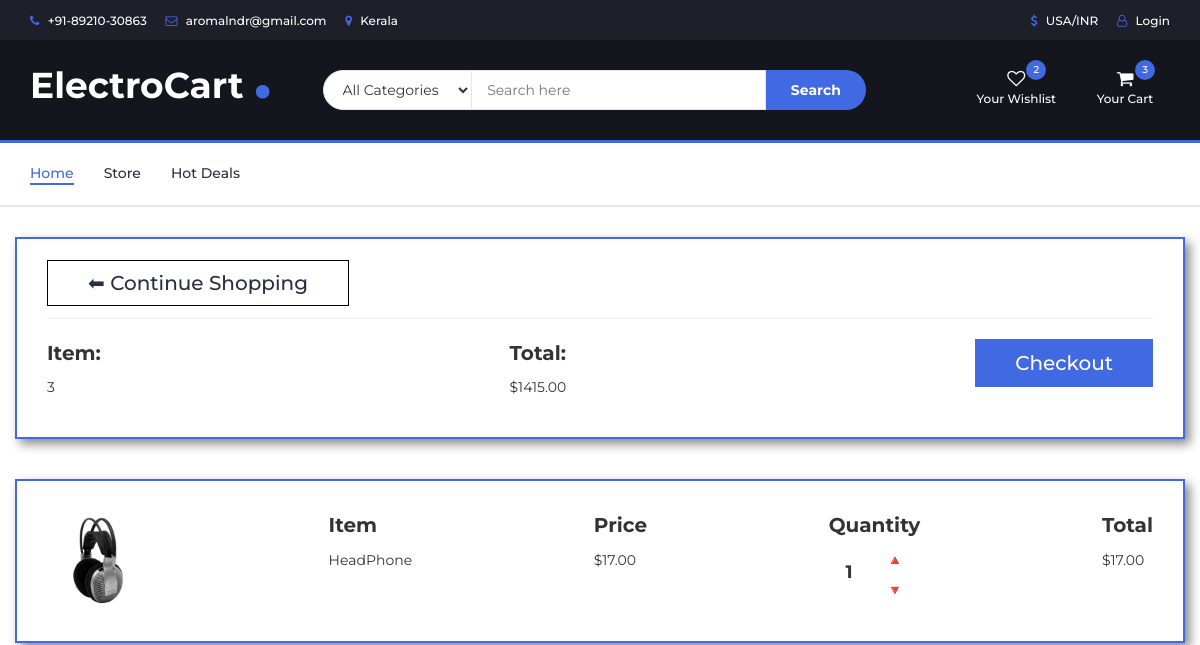
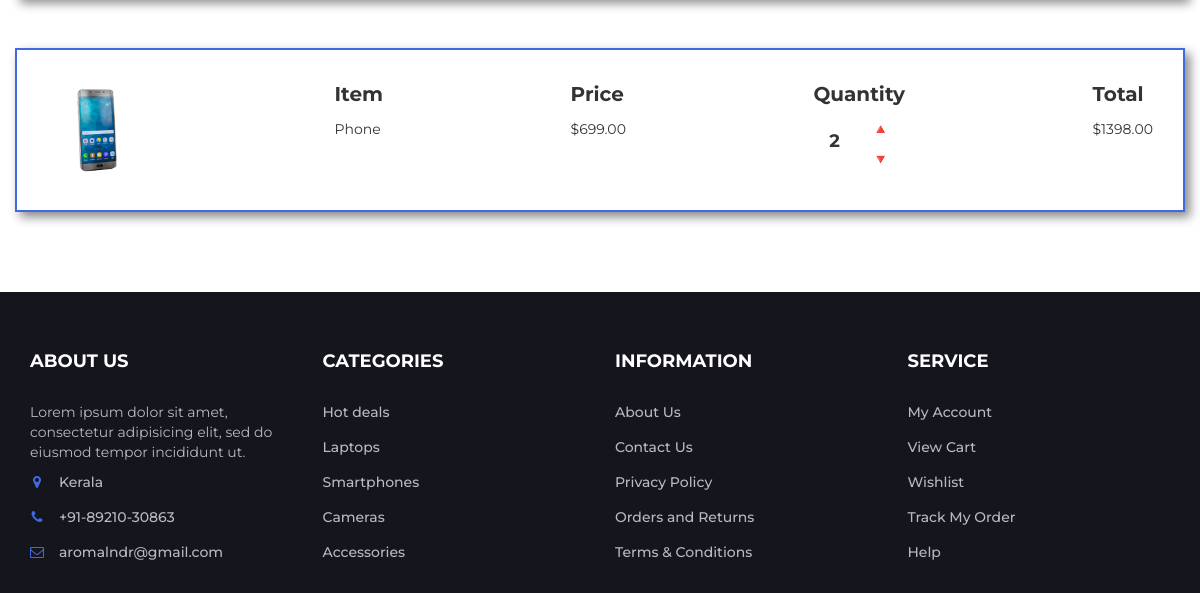
The page /cart/ (signed in, upper part) on the database as committed earlier (2 pictures, top to bottom).
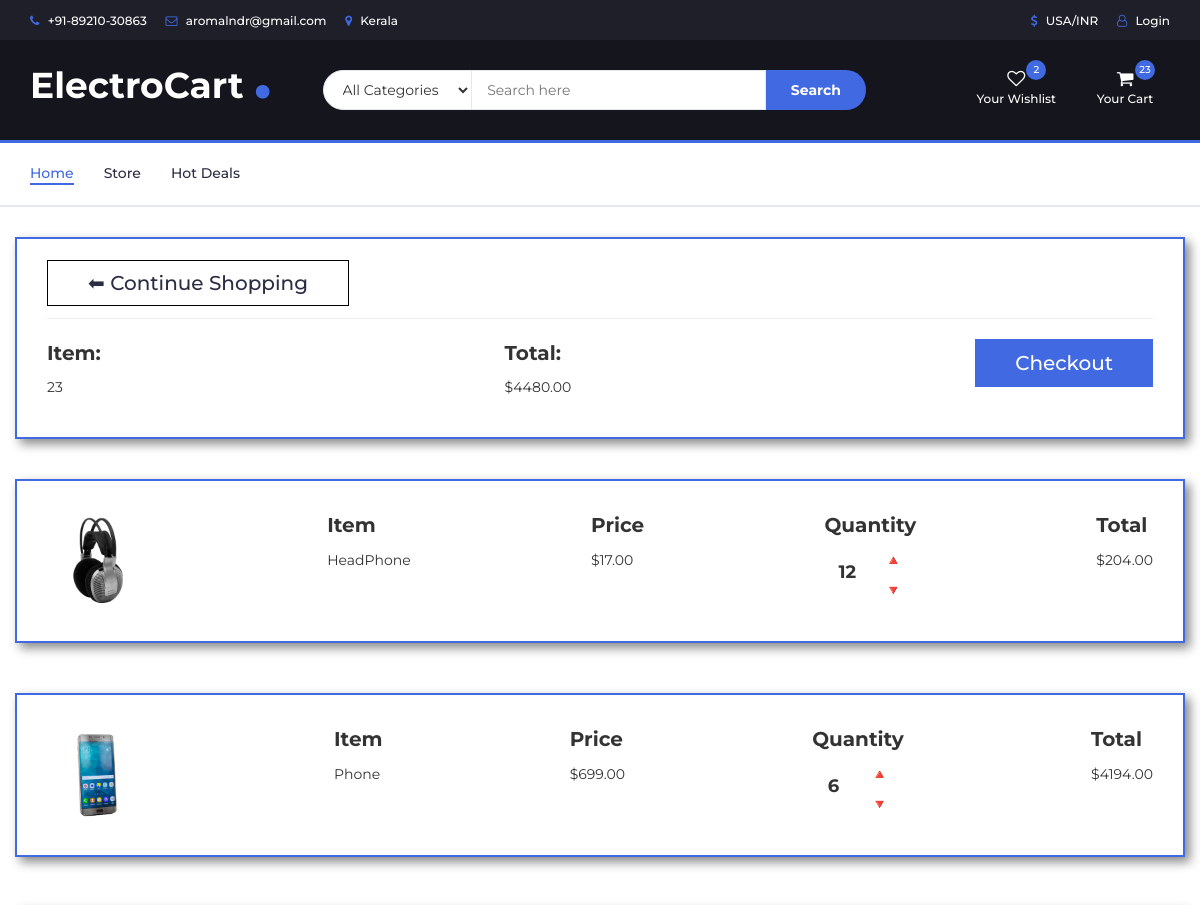
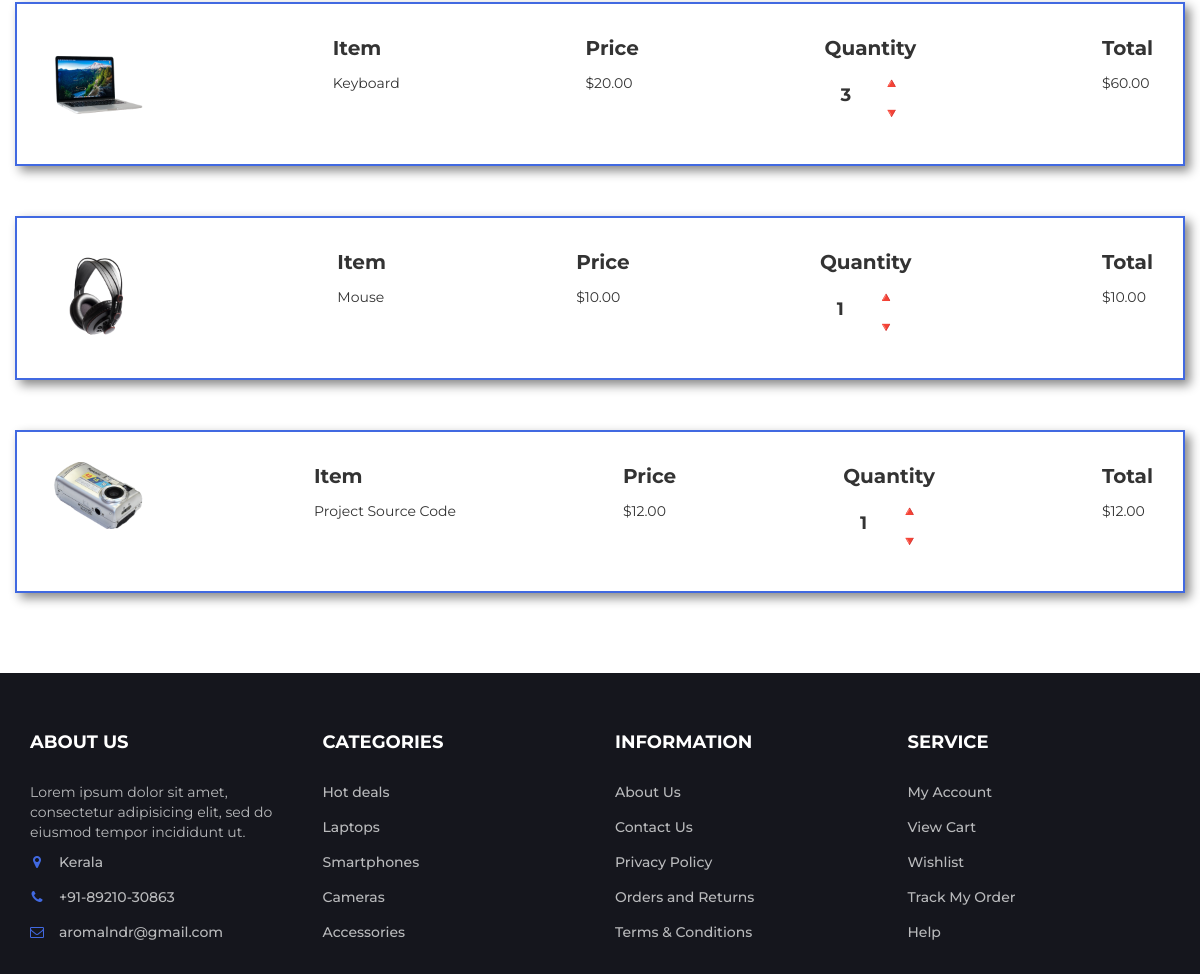
The same page on the database as committed later (2 pictures, top to bottom).
### store/models.py (models this page shows, shortened)
class Order(models.Model):
    customer = models.ForeignKey(Customer, on_delete=models.SET_NULL, null=True, blank=True)
    date_ordered = models.DateField(auto_now_add=True)
    complete = models.BooleanField(default=False)
    transaction_id = models.CharField(max_length=100, null=True)
    @property
    def get_cart_total(self):
        orderitems = self.orderitem_set.all()
        total = sum([item.get_total for item in orderitems])
        return total
    @property
    def get_cart_items(self):
        orderitems = self.orderitem_set.all()
        total = sum([item.quantity for item in orderitems])
        return total

class OrderItem(models.Model):
    product = models.ForeignKey(Product ,on_delete=models.SET_NULL, null=True)
    order = models.ForeignKey(Order , on_delete=models.SET_NULL, null=True)
    quantity = models.IntegerField(default=0, null=True, blank=True)
    date_added = models.DateField(auto_now_add=True)
    @property
    def get_total(self):
        total = self.product.price * self.quantity
        return total

class Product(models.Model):
    name = models.CharField(max_length=200)
    price = models.FloatField()
    digital = models.BooleanField(default=False, null=True, blank=True)
    image = models.ImageField(blank=True, null=True)
    @property
    def imageURL(self):
        try:
            url = self.image.url
        except:
            url = ''
        return url

### store/views.py (the view)
# urls.py: path('cart/', views.cart, name="cart"),
def cart(request):
    if request.user.is_authenticated:
        customer = request.user.customer
        order, created = Order.objects.get_or_create(customer=customer, complete=False)
        items = order.orderitem_set.all()
    else:
        items = []
        order = {'get_cart_total' : 0, 'get_cart_items' : 0}
    context = {'items' : items, 'order': order}
    return render(request, 'store/cart.html', context)

### store/templates/store/cart.html
{% extends 'store/main.html' %}
{% load static %}
{% block content %}
<div class="section">
	<div class="container">
		<div class="row">
			<div class="top">
				<div class="top-up">
					<a href="{% url 'home' %}" class="home-button"> ⬅ Continue Shopping</a>
				</div>
				<hr>
				<div class="top-down d-flex">
					<div class="top-item ">
						<p class="item">Item: </p> <p class="item-count">{{order.get_cart_items}}</p>
					</div>
					<div class="top-item">
						<p class="item">Total: </p> <p class="item-count">${{order.get_cart_total|floatformat:2}}</p>
					</div>
					<a href="{% url 'checkout' %}" class="checkout">
						<p class="top-checkout">Checkout</p>
					</a>
				</div>
			</div>
			{% for item in items %}
			<div class="bottom top-down">
				<div class="bottom-img-container">
					<img src="{{item.product.imageURL}}" alt="" class="product-img">
				</div>
				<div class="item-container">
					<p class="item-name">Item</p>
					<p class="product-name">{{item.product.name}}</p>
				</div>
				<div class="item-container">
					<p class="item-name">Price</p>
					<p class="product-name">${{item.product.price|floatformat:2}}</p>
				</div>
				<div class="item-container">
					<p class="item-name">Quantity</p>
					<div class="quantiy">
						<p class="product-quantity">{{item.quantity}}</p>
						<div class="quantity-mincontainer">
							<p class="quantity-img">🔺</p>
							<p class="quantity-img">🔻</p>
						</div>
					</div>
				</div>
				<div class="item-container">
					<p class="item-name">Total</p>
					<p class="product-name">${{item.get_total|floatformat:2}}</p>
				</div>
			</div>
			{% endfor %}
		</div>
	</div>
</div>
{% endblock content %}

### store/templates/store/main.html (shortened to what this page needs)
<!DOCTYPE html>
{% load static %}
<html lang="en">
	<head>
		<link type="text/css" rel="stylesheet" href="{% static 'css/bootstrap.min.css' %}"/>
		<link type="text/css" rel="stylesheet" href="{% static 'css/slick.css' %}"/>
		<link type="text/css" rel="stylesheet" href="{% static 'css/slick-theme.css' %}"/>
		<link type="text/css" rel="stylesheet" href="{% static 'css/nouislider.min.css' %}"/>
		<link rel="stylesheet" href="{% static 'css/font-awesome.min.css' %}">
		<link type="text/css" rel="stylesheet" href="{% static 'css/style.css' %}"/>
		<link type="text/css" rel="stylesheet" href="{% static 'css/cart.css' %}"/>
    </head>
	<body>
		<header>
			<div id="top-header">
				<div class="container">
					<ul class="header-links pull-left">
						<li><a href="#"><i class="fa fa-phone"></i> +91-89210-30863</a></li>
						<li><a href="#"><i class="fa fa-envelope-o"></i> aromalndr@gmail.com</a></li>
						<li><a href="#"><i class="fa fa-map-marker"></i> Kerala</a></li>
					</ul>
					<ul class="header-links pull-right">
						<li><a href="#"><i class="fa fa-dollar"></i> USA/INR</a></li>
						<li><a href="{% url 'signin' %}"><i class="fa fa-user-o"></i> Login</a></li>
					</ul>
				</div>
			</div>
			<div id="header">
				<div class="container">
					<div class="row">
						<div class="col-md-3">
							<div class="header-logo">
								<a href="{% url 'home' %}" class="logo">
									<h1>ElectroCart<span>.</span></h1>
								</a>
							</div>
						</div>
						<div class="col-md-6">
							<div class="header-search">
								<form>
									<select class="input-select">
										<option value="0">All Categories</option>
									</select>
									<input class="input" placeholder="Search here">
									<button class="search-btn">Search</button>
								</form>
							</div>
						</div>
						<div class="col-md-3 clearfix">
							<div class="header-ctn">
								<div>
									<a href="#">
										<i class="fa fa-heart-o"></i>
										<span>Your Wishlist</span>
										<div class="qty">2</div>
									</a>
								</div>
								<div class="dropdown">
									<a class="dropdown-toggle" data-toggle="dropdown" aria-expanded="true">
										<i class="fa fa-shopping-cart"></i>
										<span>Your Cart</span>
										<div class="qty">{{order.get_cart_items}}</div>
									</a>
								</div>
							</div>
						</div>
					</div>
				</div>
			</div>
		</header>
		<nav id="navigation">
			<div class="container">
				<div id="responsive-nav">
					<ul class="main-nav nav navbar-nav">
						<li class="active"><a href="#">Home</a></li>
						<li><a href="{% url 'store' %}">Store</a></li>
						<li><a href="#">Hot Deals</a></li>
					</ul>
				</div>
			</div>
		</nav>
        <div class="main-container">
            {% block content %}
            {% endblock content %}
        </div>
		<footer id="footer">
			<div class="section">
				<div class="container">
					<div class="row">
						<div class="col-md-3 col-xs-6">
							<div class="footer">
								<h3 class="footer-title">About Us</h3>
								<p>Lorem ipsum dolor sit amet, consectetur adipisicing elit, sed do eiusmod tempor incididunt ut.</p>
								<ul class="footer-links">
									<li><a href="#"><i class="fa fa-map-marker"></i>Kerala</a></li>
									<li><a href="#"><i class="fa fa-phone"></i>+91-89210-30863</a></li>
									<li><a href="#"><i class="fa fa-envelope-o"></i>aromalndr@gmail.com</a></li>
								</ul>
							</div>
						</div>
						<div class="col-md-3 col-xs-6">
							<div class="footer">
								<h3 class="footer-title">Categories</h3>
								<ul class="footer-links">
									<li><a href="#">Hot deals</a></li>
									<li><a href="#">Laptops</a></li>
									<li><a href="#">Smartphones</a></li>
									<li><a href="#">Cameras</a></li>
									<li><a href="#">Accessories</a></li>
								</ul>
							</div>
						</div>
						<div class="col-md-3 col-xs-6">
							<div class="footer">
								<h3 class="footer-title">Information</h3>
								<ul class="footer-links">
									<li><a href="#">About Us</a></li>
									<li><a href="#">Contact Us</a></li>
									<li><a href="#">Privacy Policy</a></li>
									<li><a href="#">Orders and Returns</a></li>
									<li><a href="#">Terms & Conditions</a></li>
								</ul>
							</div>
						</div>
						<div class="col-md-3 col-xs-6">
							<div class="footer">
								<h3 class="footer-title">Service</h3>
								<ul class="footer-links">
									<li><a href="#">My Account</a></li>
									<li><a href="#">View Cart</a></li>
									<li><a href="#">Wishlist</a></li>
									<li><a href="#">Track My Order</a></li>
									<li><a href="#">Help</a></li>
								</ul>
							</div>
						</div>
					</div>
				</div>
			</div>
		</footer>
    </body>
</head>
</html>

### static/css/style.css (style rules this page uses)
body { font-family: 'Montserrat', sans-serif; font-weight: 400; color: #333; }
h1, h2, h3, h4, h5, h6 { color: #2B2D42; font-weight: 700; margin: 0 0 10px; }
a { color: #2B2D42; font-weight: 500; -webkit-transition: 0.2s color; transition: 0.2s color; }
ul, ol { margin: 0; padding: 0; list-style: none }
.input { height: 40px; padding: 0px 15px; border: 1px solid #E4E7ED; background-color: #FFF; width: 100%; }
.input-select { padding: 0px 15px; background: #FFF; border: 1px solid #E4E7ED; height: 40px; }
.section { padding-top: 30px; padding-bottom: 30px; }
#top-header { padding-top: 10px; padding-bottom: 10px; background-color: #1E1F29; }
.header-links li { display: inline-block; margin-right: 15px; font-size: 12px; }
.header-links li:last-child { margin-right: 0px; }
.header-links li a { color: #FFF; }
.header-links li i { color: #4169E1; margin-right: 5px; }
#header { padding-top: 15px; padding-bottom: 15px; background-color: #15161D; }
.header-logo { float: left; }
.header-logo .logo h1 { display: block; color: #fff; margin-top: -20px; }
.header-logo .logo h1 span { color: #4169E1; font-size: 70px; padding-left: 10px; border-radius: 20px; }
.header-search { padding: 15px 0px; }
.header-search form { position: relative; }
.header-search form .input-select { margin-right: -4px; border-radius: 40px 0px 0px 40px; }
.header-search form .input { width: calc(100% - 260px); margin-right: -4px; }
.header-search form .search-btn { height: 40px; width: 100px; background: #4169E1; color: #FFF; font-weight: 700; border: none; border-radius: 0px 40px 40px 0px; }
.header-ctn { float: right; padding: 15px 0px; }
.header-ctn>div { display: inline-block; }
.header-ctn>div+div { margin-left: 15px; }
.header-ctn>div>a { display: block; position: relative; width: 90px; text-align: center; color: #FFF; }
.header-ctn>div>a>i { display: block; font-size: 18px; }
.header-ctn>div>a>span { font-size: 12px; }
.header-ctn>div>a>.qty { position: absolute; right: 15px; top: -10px; width: 20px; height: 20px; line-height: 20px; text-align: center; border-radius: 50%; font-size: 10px; color: #FFF; background-color: #4169E1; }
#navigation { background: #FFF; border-bottom: 2px solid #E4E7ED; border-top: 3px solid #4169E1; }
.main-nav>li+li { margin-left: 30px }
.main-nav>li>a { padding: 20px 0px; }
.main-nav>li>a:hover, .main-nav>li>a:focus, .main-nav>li.active>a { color: #4169E1; background-color: transparent; }
.main-nav>li>a:after { content: ""; display: block; width: 0%; height: 2px; background-color: #4169E1; -webkit-transition: 0.2s all; transition: 0.2s all; }
.main-nav>li>a:hover:after, .main-nav>li>a:focus:after, .main-nav>li.active>a:after { width: 100%; }
#footer { background: #15161D; color: #B9BABC; }
.footer { margin: 30px 0px; }
.footer .footer-title { color: #FFF; text-transform: uppercase; font-size: 18px; margin: 0px 0px 30px; }
.footer-links li+li { margin-top: 15px; }
.footer-links li a { color: #B9BABC; }
.footer-links li i { margin-right: 15px; color: #4169E1; width: 14px; text-align: center; }

### static/css/cart.css (style rules this page uses)
.home-button { font-size: 20px; padding: 10px; padding-left: 40px; padding-right: 40px; border: 1px #000 solid; }
.top { border: #4169E1 2px solid; box-shadow: 5px 5px 10px #888888; padding: 30px; margin-bottom: 40px; }
.top-down { display: flex; flex-direction: row; justify-content: space-between; }
.item { font-size: 20px; font-weight: bold; }
.item-name { font-size: 20px; font-weight: bold; }
.top-checkout { font-size: 20px; padding: 10px; padding-left: 40px; padding-right: 40px; background-color: #4169E1; color: #fff; }
.bottom { border: #4169E1 2px solid; box-shadow: 5px 5px 10px #888888; padding: 30px; margin-bottom: 50px; }
.product-img { width: 100px; }
.quantiy { display: flex; justify-content: space-around; }
.product-quantity { font-size: 18px; font-weight: bold; padding-top: 10px; }

Rows that differ between the two databases and show on the page:
changed through a linked row, Order: get_cart_items "3" → "23"; get_cart_total "1415.00" → "4480.00"
changed OrderItem "HeadPhone": quantity "1" → "12"; get_total "17.00" → "204.00"
changed OrderItem "Phone": quantity "2" → "6"; get_total "1398.00" → "4194.00"
added OrderItem: product.imageURL (picture), product.name "Keyboard", product.price "20.00", quantity "3", get_total "60.00"
added OrderItem: product.imageURL (picture), product.name "Mouse", product.price "10.00", quantity "1", get_total "10.00"
added OrderItem: product.imageURL (picture), product.name "Project Source Code", product.price "12.00", quantity "1", get_total "12.00"
